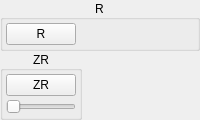
                            <widget class="QWidget" name="buttonShoulderButtonsRight" native="true">
                              <layout class="QVBoxLayout"
                                name="buttonShoulderButtonsRightVerticalLayout">
                                <property name="spacing">
                                  <number>0</number>
                                </property>
                                <property name="leftMargin">
                                  <number>0</number>
                                </property>
                                <property name="topMargin">
                                  <number>0</number>
                                </property>
                                <property name="rightMargin">
                                  <number>0</number>
                                </property>
                                <property name="bottomMargin">
                                  <number>0</number>
                                </property>
                                <item>
                                  <widget class="QGroupBox" name="buttonShoulderButtonsRGroup">
                                    <property name="title">
                                      <string>R</string>
                                    </property>
                                    <property name="alignment">
                                      <set>Qt::AlignCenter</set>
                                    </property>
                                    <layout class="QVBoxLayout"
                                      name="buttonShoulderButtonsRVerticalLayout">
                                      <property name="spacing">
                                        <number>3</number>
                                      </property>
                                      <property name="leftMargin">
                                        <number>3</number>
                                      </property>
                                      <property name="topMargin">
                                        <number>3</number>
                                      </property>
                                      <property name="rightMargin">
                                        <number>3</number>
                                      </property>
                                      <property name="bottomMargin">
                                        <number>3</number>
                                      </property>
                                      <item>
                                        <widget class="QPushButton" name="buttonR">
                                          <property name="minimumSize">
                                            <size>
                                              <width>68</width>
                                              <height>0</height>
                                            </size>
                                          </property>
                                          <property name="maximumSize">
                                            <size>
                                              <width>68</width>
                                              <height>16777215</height>
                                            </size>
                                          </property>
                                          <property name="styleSheet">
                                            <string notr="true">min-width: 68px;</string>
                                          </property>
                                          <property name="text">
                                            <string>R</string>
                                          </property>
                                        </widget>
                                      </item>
                                    </layout>
                                  </widget>
                                </item>
                                <item>
                                  <widget class="QGroupBox" name="buttonShoulderButtonsZRGroup">
                                    <property name="sizePolicy">
                                      <sizepolicy hsizetype="Maximum" vsizetype="Preferred">
                                        <horstretch>0</horstretch>
                                        <verstretch>0</verstretch>
                                      </sizepolicy>
                                    </property>
                                    <property name="title">
                                      <string>ZR</string>
                                    </property>
                                    <property name="alignment">
                                      <set>Qt::AlignCenter</set>
                                    </property>
                                    <layout class="QVBoxLayout"
                                      name="buttonShoulderButtonsZRVerticalLayout">
                                      <property name="spacing">
                                        <number>3</number>
                                      </property>
                                      <property name="leftMargin">
                                        <number>3</number>
                                      </property>
                                      <property name="topMargin">
                                        <number>3</number>
                                      </property>
                                      <property name="rightMargin">
                                        <number>3</number>
                                      </property>
                                      <property name="bottomMargin">
                                        <number>3</number>
                                      </property>
                                      <item>
                                        <widget class="QPushButton" name="buttonZR">
                                          <property name="minimumSize">
                                            <size>
                                              <width>68</width>
                                              <height>0</height>
                                            </size>
                                          </property>
                                          <property name="maximumSize">
                                            <size>
                                              <width>68</width>
                                              <height>16777215</height>
                                            </size>
                                          </property>
                                          <property name="styleSheet">
                                            <string notr="true">min-width: 68px;</string>
                                          </property>
                                          <property name="text">
                                            <string>ZR</string>
                                          </property>
                                        </widget>
                                      </item>
                                      <item>
                                        <widget class="QSlider" name="sliderZRThreshold">
                                          <property name="maximumSize">
                                            <size>
                                              <width>70</width>
                                              <height>15</height>
                                            </size>
                                          </property>
                                          <property name="maximum">
                                            <number>100</number>
                                          </property>
                                          <property name="orientation">
                                            <enum>Qt::Horizontal</enum>
                                          </property>
                                        </widget>
                                      </item>
                                    </layout>
                                  </widget>
                                </item>
                              </layout>
                            </widget>
